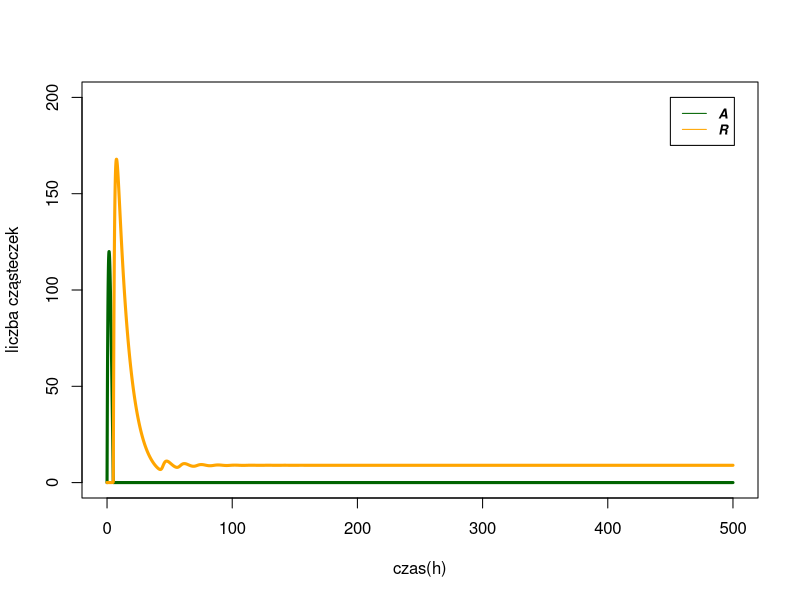

This figure's R source:
library(deSolve)

NAR <- function(t, y, parameters) {
  gamma_A <- parameters[1]
  b_A     <- parameters[2]
  K_A     <- parameters[3]
  alpha_0 <- parameters[4]
  delta_A <- parameters[5]
  gamma_R <- parameters[6]
  b_R     <- parameters[7]
  K_R     <- parameters[8]
  k_C     <- parameters[9]
  delta_R <- parameters[10]
  
  N_A <- y[1]
  N_R <- y[2]
  N_C <- y[3]
  
  
  dy    <- c(gamma_A * ((alpha_0 + (N_A / K_A)) / (1 + (N_A / K_A))) - k_C * N_A * N_R - delta_A * N_A,
             gamma_R * ((N_A / K_R) / (1 + (N_A / K_R))) - k_C * N_A * N_R + delta_A * N_C - delta_R*N_R,
             k_C * N_A * N_R - delta_A * N_C
             )
  list(dy)
}

parameters_NAR <- c(gamma_A = 250,b_A = 5,K_A = 0.5, alpha_0 = 0.1, delta_A = 1,gamma_R = 50, b_R = 10, K_R = 1, k_C = 200, delta_R = 0.1)
inits <- c(N_A=0, N_R=0, N_C=0)
dt    <- seq(0,500,0.01)			
simulation <- as.data.frame(lsoda(inits, dt, NAR, parameters_NAR))

attach(simulation)
plot(dt, simulation$N_A, type="l", xlab="czas(h)", ylab="liczba cząsteczek",lwd=3,ylim=c(0,200), xlim=c(0,500), col="darkgreen")
lines (dt, simulation$N_R, lwd=3, col="orange")
legend(450, 200, legend=c("A", "R"),
       col=c("darkgreen", "orange"), lty=c(1,1), cex=0.8,
       text.font=4, bg='white')
detach(simulation) 
